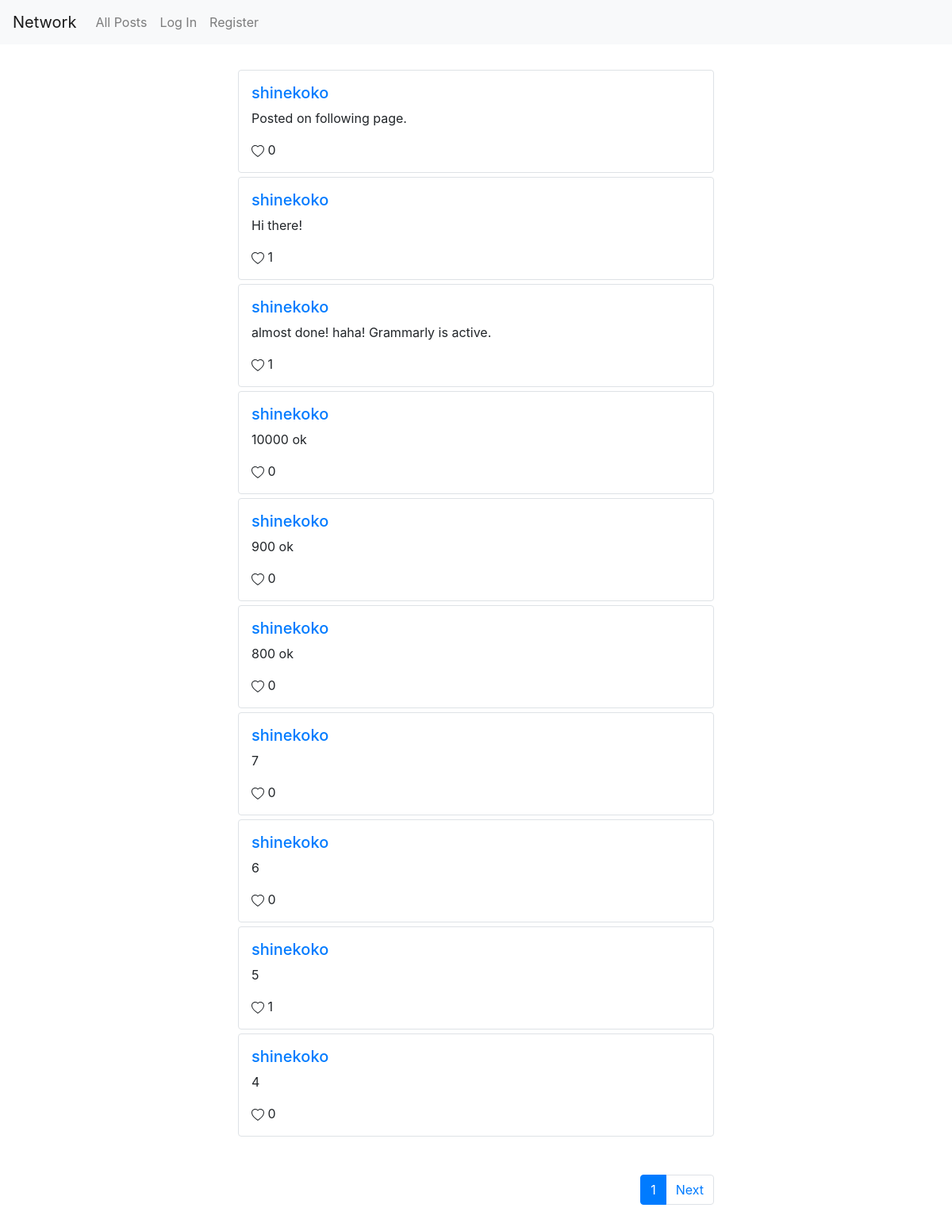
The page / on the database its author committed.
### network/models.py (models this page shows, shortened)
class Post(models.Model):
    post_user = models.ForeignKey(settings.AUTH_USER_MODEL,
                                  on_delete=models.CASCADE,
                                  related_name='user_posts')
    date_posted = models.DateTimeField(null=False, auto_now_add=True)
    content = models.TextField(null=False, blank=False)
    @property
    def liked(self):
        return [like.liked_user for like in self.liked_users.all()]

class User(AbstractUser):
    pass

class Like(models.Model):
    liked_user = models.ForeignKey(settings.AUTH_USER_MODEL,
                                   on_delete=models.CASCADE,
                                   related_name='liked_posts')
    liked_post = models.ForeignKey(Post,
                                   on_delete=models.CASCADE,
                                   related_name='liked_users')

### network/views.py (the view)
# urls.py: path("", views.index, name="index"),
def index(request):
    posts = Post.objects.order_by('date_posted').reverse()
    p = Paginator(posts, 10)
    page_number = request.GET.get('page')
    page_obj = p.get_page(page_number)
    return render(request, "network/index.html", {
        'page_obj' : page_obj,
        'following': False
    })

### network/templates/network/index.html (shortened to what this page needs)
{% extends "network/layout.html" %}
{% load static %}
{% block body %}
    <section id="main_page">
        {% for post in page_obj.object_list %}
        <div class="container border rounded post">
            <div class="username"><h5><a href="{% url 'profile' post.post_user.id %}">{{ post.post_user.username }}</a></h5></div>
            <div class="content" id="post-{{ post.id }}"><p id="content-{{ post.id }}">{{ post.content }}</p></div>
            <div class="like">
            {% if user not in post.liked %}
              <svg id="like-icon-{{ post.id }}" onclick="like_post({{ post.id }})" width="1em" height="1em" viewBox="0 0 16 16" class="bi bi-heart" fill="currentColor" xmlns="http://www.w3.org/2000/svg">
                <path fill-rule="evenodd" d="M8 2.748l-.717-.737C5.6.281 2.514.878 1.4 3.053c-.523 1.023-.641 2.5.314 4.385.92 1.815 2.834
                3.989 6.286 6.357 3.452-2.368 5.365-4.542 6.286-6.357.955-1.886.838-3.362.314-4.385C13.486.878 10.4.28 8.717 2.01L8 2.748zM8
                15C-7.333 4.868 3.279-3.04 7.824 1.143c.06.055.119.112.176.171a3.12 3.12 0 0 1 .176-.17C12.72-3.042 23.333 4.867 8 15z"/>
              </svg>
              <span id="post-{{ post.id }}-like" class="like-count">{{ post.liked_users.all|length }}</span>
            {% endif %}
            </div>
        </div>
        {% endfor %}
    </section>
    <div class="paginator text-right container">
      <nav aria-label="paginator">
        <ul class="pagination">
          <li class="page-item active" aria-current="page">
            <a class="page-link" href="#">{{ page_obj.number }}<span class="sr-only">(current)</span></a>
          </li>
        {% if page_obj.has_next %}
          <li class="page-item">
            <a class="page-link" href="?page={{ page_obj.next_page_number }}">Next</a>
          </li>
        {% endif %}
        </ul>
      </nav>
    </div>
{% endblock %}

### network/static/network/styles.css (style rules this page uses)
.bi-heart,.bi-heart-fill { cursor: pointer; }
#main_page { display: grid; row-gap: 5px; padding: 2em 0em; }
.post { padding: 1em; width: 50%; }
.paginator > nav { display: inline-block; }
.paginator { padding: 1em 0em; width: 50%; }

### rows shown on the page
Post: post_user.username "shinekoko", content "Posted on following page.", liked_users.all|length "0"
Post: post_user.username "shinekoko", content "Hi there!", liked_users.all|length "1"
Post: post_user.username "shinekoko", content "almost done! haha! Grammarly is active.", liked_users.all|length "1"
Post: post_user.username "shinekoko", content "10000 ok", liked_users.all|length "0"
Post: post_user.username "shinekoko", content "900 ok", liked_users.all|length "0"
Post: post_user.username "shinekoko", content "800 ok", liked_users.all|length "0"
Post: post_user.username "shinekoko", content "7", liked_users.all|length "0"
Post: post_user.username "shinekoko", content "6", liked_users.all|length "0"
Post: post_user.username "shinekoko", content "5", liked_users.all|length "1"
Post: post_user.username "shinekoko", content "4", liked_users.all|length "0"

### other values the page prints
{{ page_obj.number }} "1"
